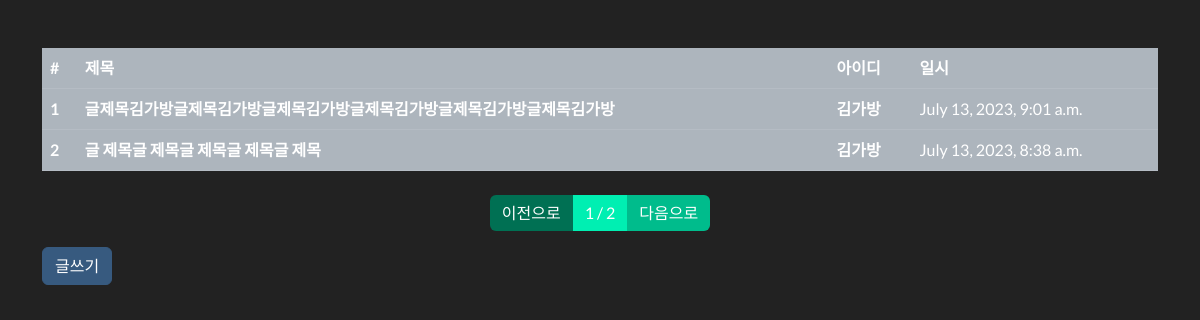
Page /board/ on the earlier database version.
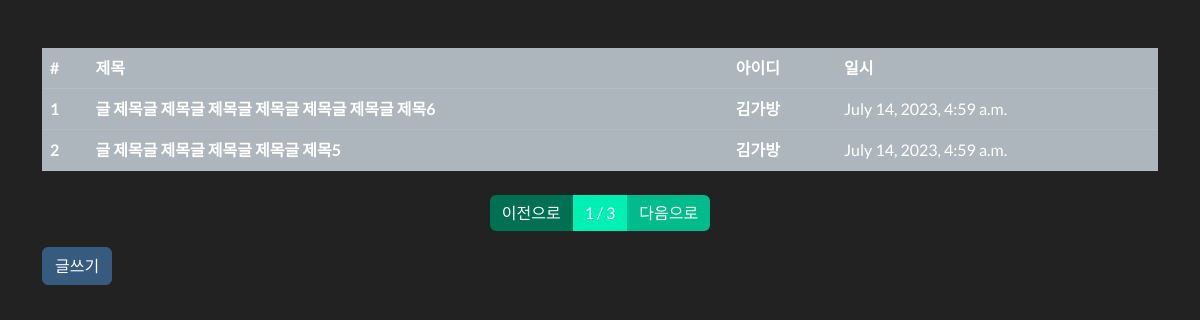
Same page on the later database version.
### board/models.py (models this page shows, shortened)
class Board(models.Model):
    title = models.CharField(max_length=128, verbose_name="글 제목")
    contents = models.TextField(verbose_name="글 내용")
    writer = models.ForeignKey('user.FcUser', on_delete=models.CASCADE,
                               verbose_name="글 작성자")  # on_delete=models.CASECASE : user가 없어지면 이와 관련된 모든 것을 지움
    tags = models.ManyToManyField('tag.Tag', verbose_name="태그")
    registered_dttm = models.DateTimeField(auto_now_add=True, verbose_name="등록 시간")
    class Meta:
        db_table = 'fastcampus_board'  # 앱들과 구분해서 db의 실제 테이블명을 짓기 위해서 사용함
        verbose_name = "패스트캠퍼스 게시글"
        verbose_name_plural = "패스트캠퍼스 게시글 목록"

### user/models.py (models this page shows, shortened)
class FcUser(models.Model):
    user_name = models.CharField(max_length=32, verbose_name="사용자 이름")
    user_email = models.CharField(max_length=128, verbose_name="사용자 이메일")
    password = models.CharField(max_length=64, verbose_name="비밀번호")
    registered_dttm = models.DateTimeField(auto_now_add=True, verbose_name="등록 시간")
    class Meta:
        db_table = 'fastcampus_fcuser' # 앱들과 구분해서 db의 실제 테이블명을 짓기 위해서 사용함
        verbose_name = "패스트캠퍼스 사용자"
        verbose_name_plural = "패스트캠퍼스 사용자들"

### board/views.py (the view)
# urls.py: path("", views.board_list, name="board_list"),
def board_list(request):
    all_boards = Board.objects.all().order_by('-id')
    page = request.GET.get("p", 1)
    paginator = Paginator(all_boards, 2)
    boards = paginator.get_page(page)
    return render(request, "board_list.html", {"boards": boards})

### board/templates/board_list.html (shortened to what this page needs)
{% extends "base.html" %}
{% block contents %}
<div class="row mt-5">
    <div class="col-12">
        <table class="table table-light">
            <thead class="thead-light">
                <tr>
                    <th>#</th>
                    <th>제목</th>
                    <th>아이디</th>
                    <th>일시</th>
                </tr>
            </thead>
            {% for board in boards %}
            <tbody class="text-dark">
                <tr onclick="location.href='/board/{{ board.pk }}'">
                    <th>{{ forloop.counter }}</th>
                    <th>{{ board.title }}</th>
                    <th>{{ board.writer.user_name }}</th>
                    <td>{{ board.registered_dttm }}</td>
                </tr>
            </tbody>
            {% endfor %}
        </table>
    </div>
</div>
<div class="row mt-2">
    <div class="col-12">
        <nav>
            <ul class="pagination justify-content-center">
                {% if boards.has_previous %}
                    <li class="page-item">
                        <a href="?p={{ boards.previous_page_number }}" class="page-link">이전으로</a>
                    </li>
                {% else %}
                    <li class="page-item disabled">
                        <a href="." class="page-link disabled">이전으로</a>
                    </li>
                {% endif %}
                <li class="page-item active">
                    <a href="#" class="page-link">{{ boards.number }} / {{ boards.paginator.num_pages }}</a>
                </li>
                {% if boards.has_next %}
                    <li class="page-item">
                        <a href="?p={{ boards.next_page_number }}" class="page-link">다음으로</a>
                    </li>
                {% else %}
                    <li class="page-item disabled">
                        <a href="." class="page-link disabled">다음으로</a>
                    </li>
                {% endif %}
            </ul>
        </nav>
    </div>
</div>
<div class="row">
    <div class="col-12">
        <button type="button" class="btn btn-primary" onclick="location.href='{% url "board:board_write" %}'">글쓰기</button>
    </div>
</div>
{% endblock %}

Differences in the rows shown:
no longer on this page (row unchanged): Board: title "글제목김가방글제목김가방글제목김가방글제목김가방글제목김가방글제목김가방", writer.user_name "김가방", registered_dttm "July 13, 2023, 9:01 a.m."
no longer on this page (row unchanged): Board: title "글 제목글 제목글 제목글 제목글 제목", writer.user_name "김가방", registered_dttm "July 13, 2023, 8:38 a.m."
added Board: title "글 제목글 제목글 제목글 제목글 제목글 제목글 제목6", writer.user_name "김가방", registered_dttm "July 14, 2023, 4:59 a.m."
added Board: title "글 제목글 제목글 제목글 제목글 제목5", writer.user_name "김가방", registered_dttm "July 14, 2023, 4:59 a.m."
Other differences:
{{ boards.paginator.num_pages }}: "2" → "3"
